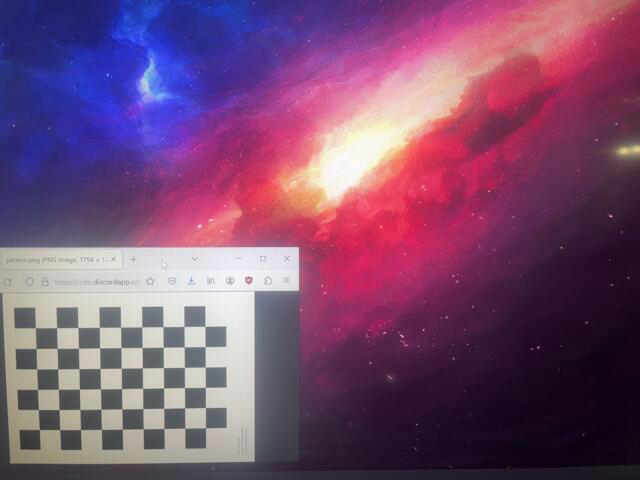
#> input picture calibration-images/img0.png, 640 x 480 px, given in place of the camera
$ python testing.py
#> lines starting #> are read from the running program, lines starting #| are printed output that depends on the picture; after the words box and inside, x2 and y2 are one past the last pixel; in counts of white or black regions, pixels touching at a corner belong together
import cv2 as cv
import numpy as np

cap = cv.VideoCapture(0, cv.CAP_DSHOW)

# Check if the webcam is opened correctly
if not cap.isOpened():
    raise IOError("Cannot open webcam")

while True:
    ret, frame = cap.read()
#> frame is the input picture: shape (480, 640, 3); mean B, G, R 113.7, 77.8, 121.1
    # frame = cv2.resize(frame, None, fx=0.5, fy=0.5, interpolation=cv2.INTER_AREA)

    hsv = cv.cvtColor(frame, cv.COLOR_BGR2HSV)
#> hsv: shape (480, 640, 3); mean H, S, V 125.1, 125.2, 138.9

    lowerRed = np.array([150,150,100])
    upperRed = np.array([255,255,255])

    mask = cv.inRange(hsv, lowerRed, upperRed)
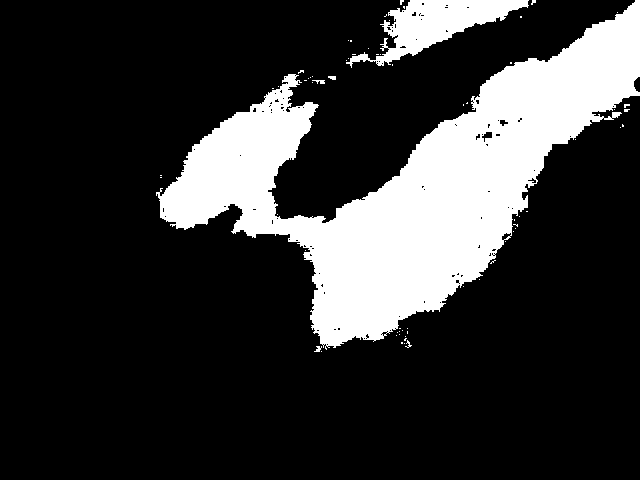
#> mask: shape (480, 640); 20.5% white; 66 white regions (60 under 20 px), largest, box (x1, y1, x2, y2) and area: (156, 0, 640, 350) 58022, (346, 0, 529, 68) 4739, (312, 80, 325, 84) 32, (314, 346, 322, 352) 27, (328, 76, 336, 80) 26, (405, 340, 412, 348) 20

    res = cv.bitwise_and(frame, frame, mask=mask)
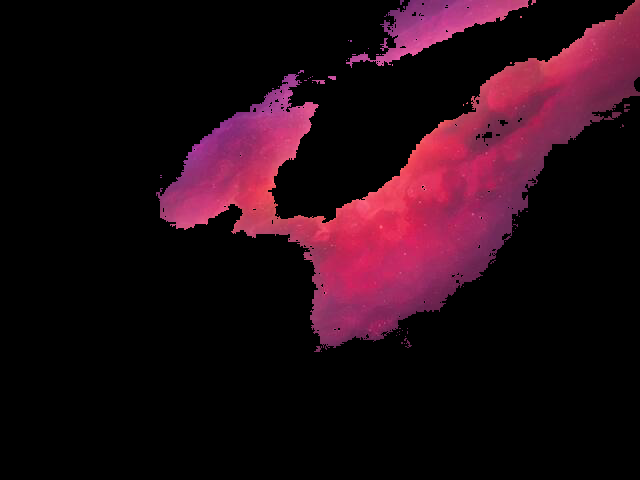
#> res: shape (480, 640, 3); mean B, G, R 20.2, 10.4, 35.4

    cv.imshow('Input', res)

    c = cv.waitKey(1)
#> (key Esc is pressed here)
    if c == 27:
        break

cap.release()
cv.destroyAllWindows()

$ run again, on calibration-images/img10.png
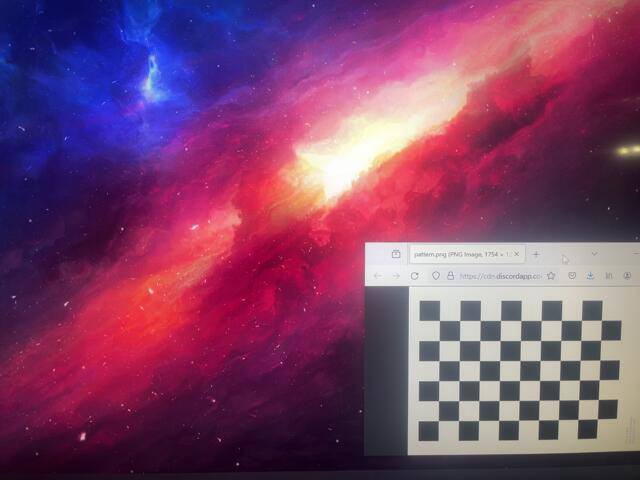
#> input picture calibration-images/img10.png, 640 x 480 px, given in place of the camera
#> frame is the input picture: shape (480, 640, 3); mean B, G, R 107.2, 68.2, 125.7
#> hsv: shape (480, 640, 3); mean H, S, V 128, 145.6, 143.1
#> `mask = cv.inRange(hsv, lowerRed, upperRed)`:
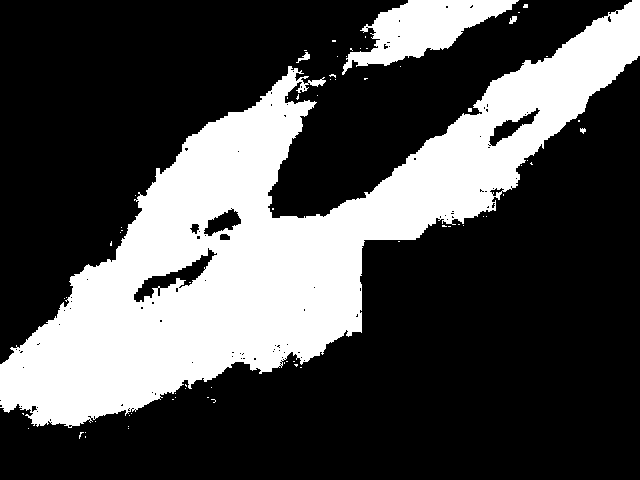
#> mask: shape (480, 640); 29.9% white; 69 white regions (64 under 20 px), largest, box (x1, y1, x2, y2) and area: (0, 0, 640, 428) 85733, (342, 0, 519, 75) 5840, (296, 52, 310, 63) 59, (509, 16, 517, 24) 42, (580, 128, 586, 134) 24
#> `res = cv.bitwise_and(frame, frame, mask=mask)`:
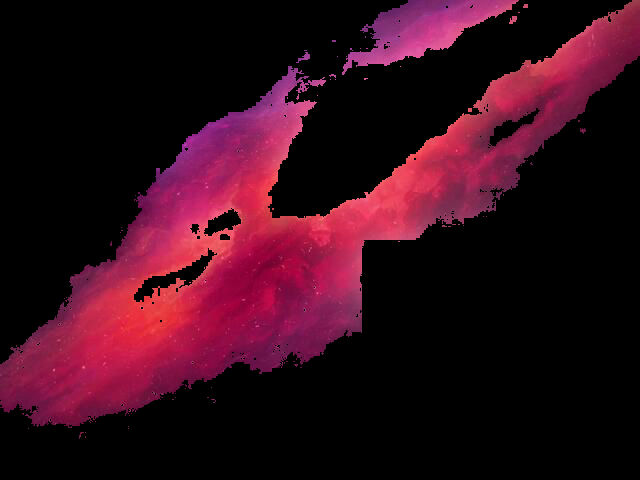
#> res: shape (480, 640, 3); mean B, G, R 25.4, 11.4, 50.2
